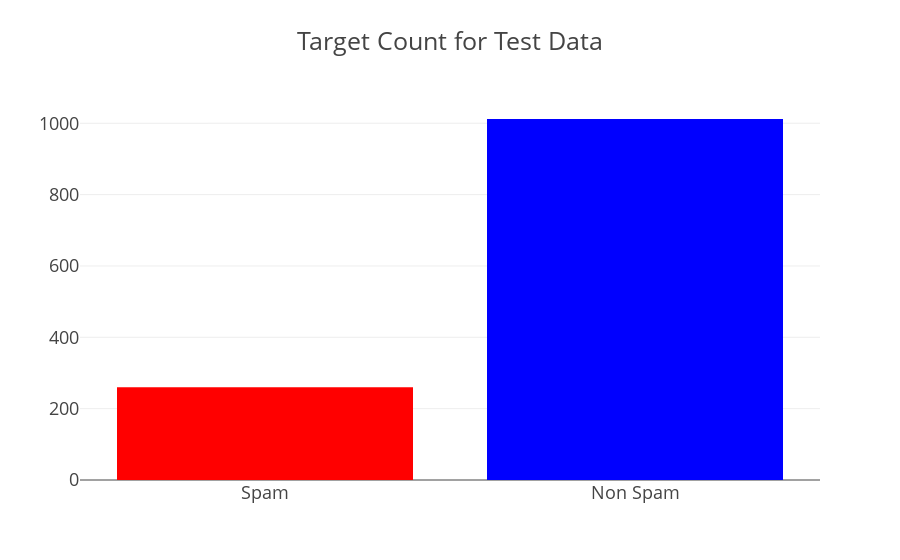
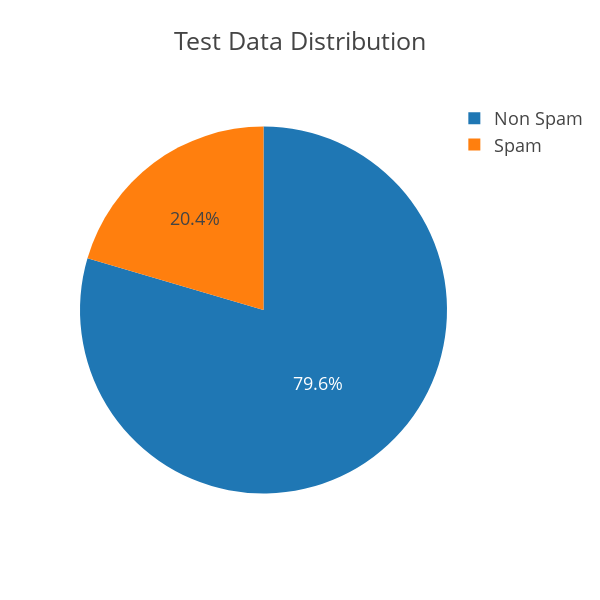

The notebook cell these images were saved under, in order:
### Code cell
spam_test_index = [i for i,o in enumerate(y_test) if o == 1]
non_spam_test_index = [i for i,o in enumerate(y_test) if o == 0]

spam_size = len(spam_test_index)
non_spam_size = len(non_spam_test_index)
total_test_size = spam_size + non_spam_size

trace = go.Bar(
    x=["Spam","Non Spam"],
    y=[spam_size, non_spam_size],
    marker=dict(
        color=[spam_size, non_spam_size],
        colorscale = 'Picnic',
        reversescale = True
    ),
)

layout = go.Layout(
    title='Target Count for Test Data',
    font=dict(size=18)
)

data = [trace]
fig = go.Figure(data=data, layout=layout)
py.iplot(fig, filename="TargetCount")

## target distribution ##
labels = (np.array(["Spam", "Non Spam"]))
sizes = (np.array(([spam_size,non_spam_size]))/total_train_size*100)

trace = go.Pie(labels=labels, values=sizes)
layout = go.Layout(
    title='Test Data Distribution',
    font=dict(size=18),
    width=600,
    height=600,
)
data = [trace]
fig = go.Figure(data=data, layout=layout)
py.iplot(fig, filename="usertype")

### Figure 1 — Plotly figure (JSON) as saved in the notebook; plotly's stock layout.template omitted (floating-point values rounded to 4 significant figures)
{"data": [{"marker": {"color": [260, 1012], "colorscale": "Picnic", "reversescale": true}, "type": "bar", "uid": "11222298-c607-4668-bf47-4970e803dea7", "x": ["Spam", "Non Spam"], "y": [260, 1012]}], "layout": {"font": {"size": 18}, "title": "Target Count for Test Data"}}

### Figure 2 — Plotly figure (JSON) as saved in the notebook; plotly's stock layout.template omitted (floating-point values rounded to 4 significant figures)
{"data": [{"labels": ["Spam", "Non Spam"], "type": "pie", "uid": "0df6c282-c135-48b1-9e1f-e1b964e776e4", "values": [6.835, 26.6]}], "layout": {"font": {"size": 18}, "height": 600, "title": "Test Data Distribution", "width": 600}}
